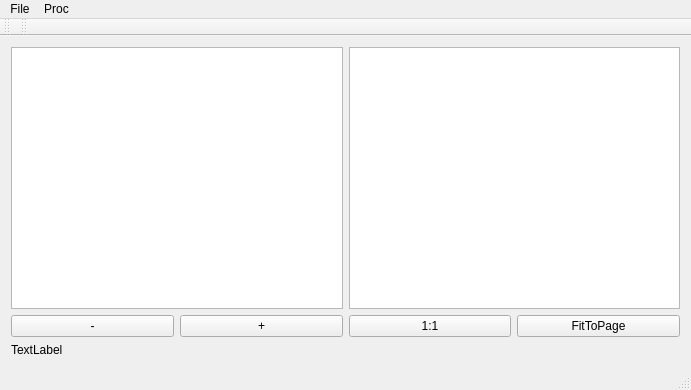
<?xml version="1.0" encoding="UTF-8"?>
<ui version="4.0">
 <class>MainWindow</class>
 <widget class="QMainWindow" name="MainWindow">
  <property name="geometry">
   <rect>
    <x>0</x>
    <y>0</y>
    <width>691</width>
    <height>390</height>
   </rect>
  </property>
  <property name="windowTitle">
   <string>MainWindow</string>
  </property>
  <widget class="QWidget" name="centralWidget">
   <layout class="QGridLayout" name="gridLayout">
    <item row="0" column="0" colspan="2">
     <widget class="QGraphicsView" name="graphicsView"/>
    </item>
    <item row="0" column="2" colspan="2">
     <widget class="QGraphicsView" name="graphicsView_2"/>
    </item>
    <item row="1" column="0">
     <widget class="QPushButton" name="pushButton">
      <property name="text">
       <string>-</string>
      </property>
     </widget>
    </item>
    <item row="1" column="1">
     <widget class="QPushButton" name="pushButton_2">
      <property name="text">
       <string>+</string>
      </property>
     </widget>
    </item>
    <item row="1" column="2">
     <widget class="QPushButton" name="pushButton_3">
      <property name="text">
       <string>1:1</string>
      </property>
     </widget>
    </item>
    <item row="1" column="3">
     <widget class="QPushButton" name="pushButton_4">
      <property name="text">
       <string>FitToPage</string>
      </property>
     </widget>
    </item>
    <item row="2" column="0" colspan="4">
     <widget class="QLabel" name="label">
      <property name="text">
       <string>TextLabel</string>
      </property>
     </widget>
    </item>
   </layout>
  </widget>
  <widget class="QMenuBar" name="menuBar">
   <property name="geometry">
    <rect>
     <x>0</x>
     <y>0</y>
     <width>691</width>
     <height>21</height>
    </rect>
   </property>
   <widget class="QMenu" name="menuFile">
    <property name="title">
     <string>File</string>
    </property>
    <addaction name="actionOpen"/>
    <addaction name="separator"/>
    <addaction name="actionExit"/>
   </widget>
   <widget class="QMenu" name="menuProc">
    <property name="title">
     <string>Proc</string>
    </property>
    <addaction name="actionInv"/>
    <addaction name="actionLine_Split"/>
    <addaction name="actionWord_Split"/>
    <addaction name="actionHorizontal_Rlsa"/>
    <addaction name="actionBatch_Process"/>
   </widget>
   <addaction name="menuFile"/>
   <addaction name="menuProc"/>
  </widget>
  <widget class="QToolBar" name="mainToolBar">
   <attribute name="toolBarArea">
    <enum>TopToolBarArea</enum>
   </attribute>
   <attribute name="toolBarBreak">
    <bool>false</bool>
   </attribute>
  </widget>
  <widget class="QStatusBar" name="statusBar"/>
  <widget class="QToolBar" name="toolBar">
   <property name="windowTitle">
    <string>toolBar</string>
   </property>
   <attribute name="toolBarArea">
    <enum>TopToolBarArea</enum>
   </attribute>
   <attribute name="toolBarBreak">
    <bool>false</bool>
   </attribute>
  </widget>
  <action name="actionOpen">
   <property name="text">
    <string>Open</string>
   </property>
  </action>
  <action name="actionExit">
   <property name="text">
    <string>Exit</string>
   </property>
  </action>
  <action name="actionInv">
   <property name="text">
    <string>Inv</string>
   </property>
  </action>
  <action name="actionLine_Split">
   <property name="text">
    <string>Line Split</string>
   </property>
  </action>
  <action name="actionLine_Split_Detailed">
   <property name="text">
    <string>Line Split Detailed</string>
   </property>
  </action>
  <action name="actionWord_Split">
   <property name="text">
    <string>Word Split</string>
   </property>
  </action>
  <action name="actionWord_Split_Detailed">
   <property name="text">
    <string>Word Split Detailed</string>
   </property>
  </action>
  <action name="actionLines_Batch">
   <property name="text">
    <string>Lines Batch</string>
   </property>
  </action>
  <action name="actionWords_Batch">
   <property name="text">
    <string>Words  Batch</string>
   </property>
  </action>
  <action name="actionHorizontal_Rlsa">
   <property name="text">
    <string>Horizontal Rlsa</string>
   </property>
  </action>
  <action name="actionBatch_Process">
   <property name="text">
    <string>Batch Process</string>
   </property>
  </action>
 </widget>
 <layoutdefault spacing="6" margin="11"/>
 <resources/>
 <connections/>
</ui>
